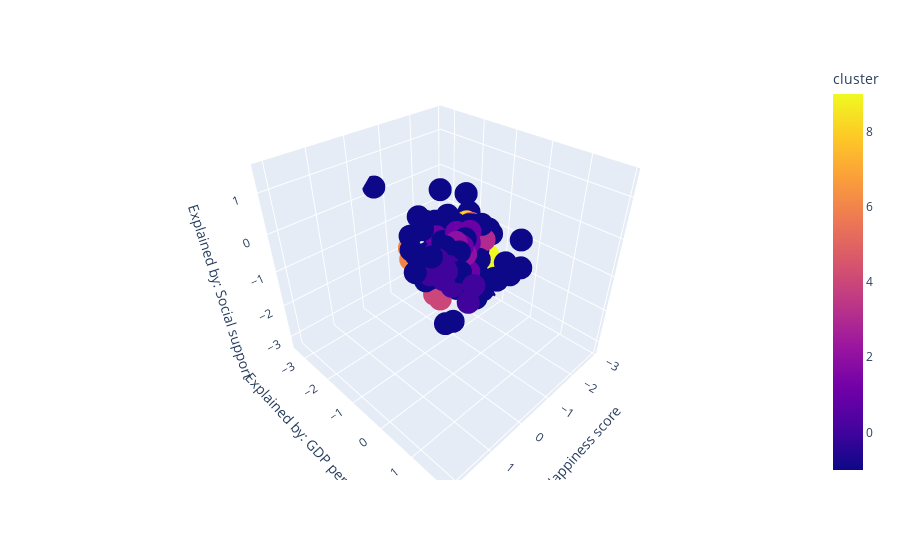

Notebook code for this chart:
### Code cell
df['cluster'] = dbscans.labels_
fig = px.scatter_3d(df, x='Happiness score',y = 'Explained by: GDP per capita', z='Explained by: Social support', color = 'cluster')
fig.show()

### Figure 1 — Plotly figure (JSON) as saved in the notebook; plotly's stock layout.template omitted (floating-point values rounded to 4 significant figures; data arrays with more than 128 entries replaced by an {"elided": "..."} marker saying what was removed)
{"data": [{"hovertemplate": "Happiness score=%{x}<br>Explained by: GDP per capita=%{y}<br>Explained by: Social support=%{z}<br>cluster=%{marker.color}<extra></extra>", "legendgroup": "", "marker": {"color": {"elided": "146 int values"}, "coloraxis": "coloraxis", "symbol": "circle"}, "mode": "markers", "name": "", "scene": "scene", "showlegend": false, "type": "scatter3d", "x": {"elided": "146 float values"}, "y": {"elided": "146 float values"}, "z": {"elided": "146 float values"}}], "layout": {"coloraxis": {"colorbar": {"title": {"text": "cluster"}}, "colorscale": [[0, "#0d0887"], [0.1111, "#46039f"], [0.2222, "#7201a8"], [0.3333, "#9c179e"], [0.4444, "#bd3786"], [0.5556, "#d8576b"], [0.6667, "#ed7953"], [0.7778, "#fb9f3a"], [0.8889, "#fdca26"], [1, "#f0f921"]]}, "legend": {"tracegroupgap": 0}, "margin": {"t": 60}, "scene": {"domain": {"x": [0, 1], "y": [0, 1]}, "xaxis": {"title": {"text": "Happiness score"}}, "yaxis": {"title": {"text": "Explained by: GDP per capita"}}, "zaxis": {"title": {"text": "Explained by: Social support"}}}}}
